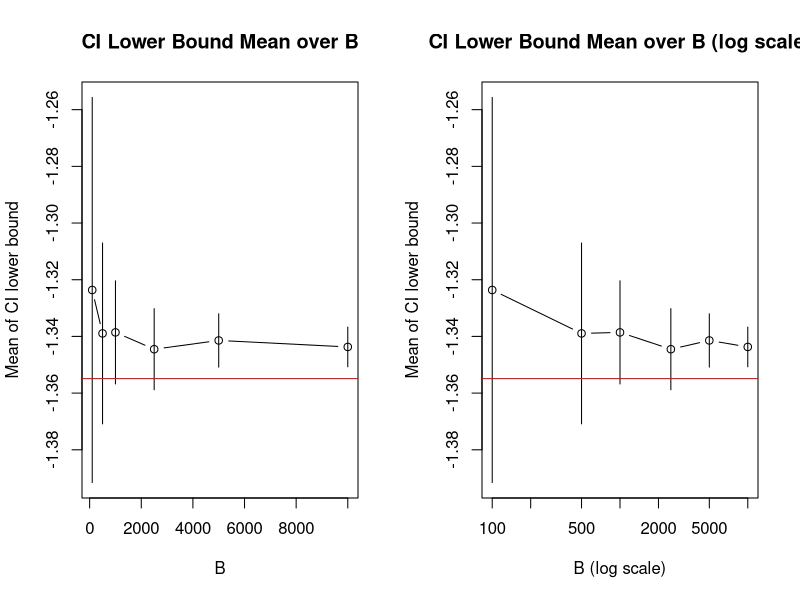
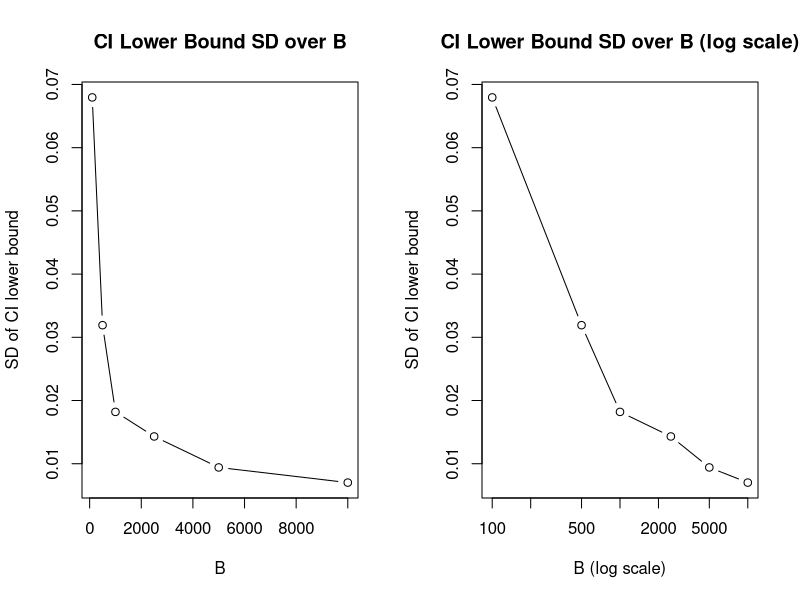
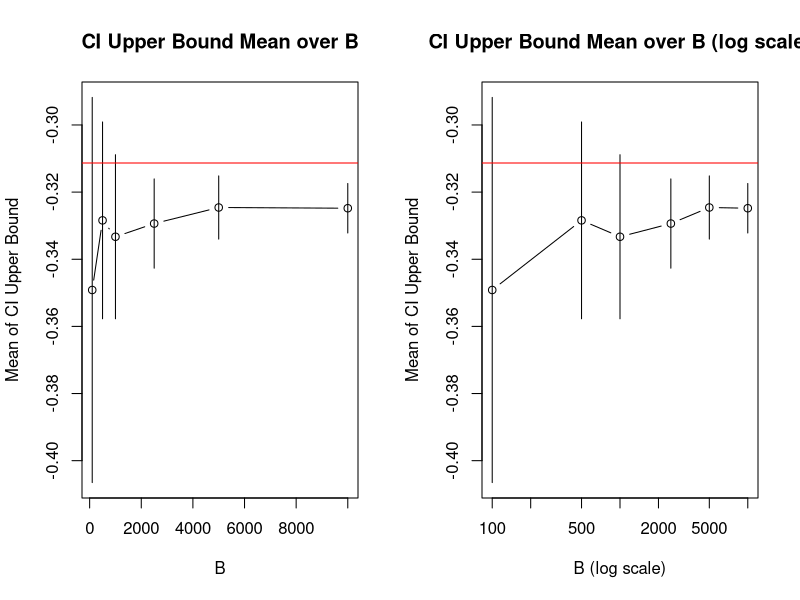
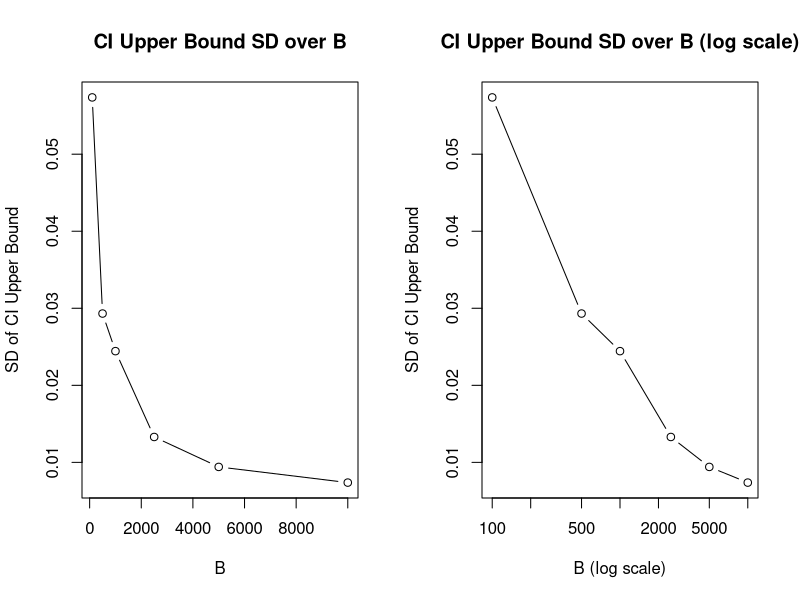

Here is the R script that generated these plots, in order:
B_values = c(100, 500, 1000, 2500, 5000, 10000)
# Repeat multiple times to get to steady state
repetitions = 100

n = 50
mu_1 = 3
sigma_1 = 1

m = 50
mu_2 = 4
sigma_2 = 2

X = rnorm(n, mean = mu_1, sd = sigma_1)
Y = rnorm(m, mean = mu_2, sd = sigma_2)

# For calculated CI, use Welch's t-test which does not assume equal variances
normal_t_test = t.test(X, Y, conf.level = 0.95)
calculated_ci = normal_t_test$conf.int

bootstrap_ci = function(X, Y, B) {
  bootstrap_differences = rep(0, B)
  for (j in 1:B) {
    boot_x = sample(X, n, replace = TRUE)
    boot_y = sample(Y, m, replace = TRUE)
    
    bootstrap_differences[j] = mean(boot_x) - mean(boot_y)
  }
  
  bootstrap_ci = quantile(bootstrap_differences, probs = c(0.025, 0.975))
  
}

bootstrap_results = data.frame(B = integer(), ci_lower = numeric(), ci_upper = numeric())
for (B in B_values) {
  
  lower_results = rep(0, repetitions)
  upper_results = rep(0, repetitions)
  for (r in 1:repetitions) {
    bootstrap_result = bootstrap_ci(X, Y, B)
    lower_results[r] = bootstrap_result[1]
    upper_results[r] = bootstrap_result[2]
  }
  
  bootstrap_results = rbind(bootstrap_results, data.frame(
    B = B,
    lower_mean = mean(lower_results),
    lower_sd = sd(lower_results),
    upper_mean = mean(upper_results),
    upper_sd = sd(upper_results)
  ))
}

sprintf("Calculated CI: [%f, %f]", calculated_ci[1], calculated_ci[2])

print(bootstrap_results)

# Lower means, normal and log
par(mfrow = c(1, 2))
plot(bootstrap_results$B, bootstrap_results$lower_mean,
     type = "b", 
     ylim = range(c(bootstrap_results$lower_mean - bootstrap_results$lower_sd,
                    bootstrap_results$lower_mean + bootstrap_results$lower_sd)),
     xlab = "B", 
     ylab = "Mean of CI lower bound",
     main = "CI Lower Bound Mean over B")
arrows(bootstrap_results$B,
       bootstrap_results$lower_mean - bootstrap_results$lower_sd,
       bootstrap_results$B,
       bootstrap_results$lower_mean + bootstrap_results$lower_sd,
       code=0
)
abline(h = calculated_ci[1], col = "red")
plot(bootstrap_results$B, bootstrap_results$lower_mean,
     type = "b", 
     log = "x",
     ylim = range(c(bootstrap_results$lower_mean - bootstrap_results$lower_sd,
                    bootstrap_results$lower_mean + bootstrap_results$lower_sd)),
     xlab = "B (log scale)", 
     ylab = "Mean of CI lower bound",
     main = "CI Lower Bound Mean over B (log scale)")
arrows(bootstrap_results$B,
       bootstrap_results$lower_mean - bootstrap_results$lower_sd,
       bootstrap_results$B,
       bootstrap_results$lower_mean + bootstrap_results$lower_sd,
       code=0
)
abline(h = calculated_ci[1], col = "red")

# Lower SDs, normal and log
par(mfrow = c(1, 2))
plot(bootstrap_results$B, bootstrap_results$lower_sd,
     type = "b", 
     xlab = "B", 
     ylab = "SD of CI lower bound",
     main = "CI Lower Bound SD over B")
plot(bootstrap_results$B, bootstrap_results$lower_sd,
     type = "b", 
     log = "x",
     xlab = "B (log scale)", 
     ylab = "SD of CI lower bound",
     main = "CI Lower Bound SD over B (log scale)")

# Upper means, normal and log
par(mfrow = c(1, 2))
plot(bootstrap_results$B, bootstrap_results$upper_mean,
     type = "b", 
     ylim = range(c(bootstrap_results$upper_mean - bootstrap_results$upper_sd,
                    bootstrap_results$upper_mean + bootstrap_results$upper_sd)),
     xlab = "B", 
     ylab = "Mean of CI Upper Bound",
     main = "CI Upper Bound Mean over B")
arrows(bootstrap_results$B,
       bootstrap_results$upper_mean - bootstrap_results$upper_sd,
       bootstrap_results$B,
       bootstrap_results$upper_mean + bootstrap_results$upper_sd,
       code=0
)
abline(h = calculated_ci[2], col = "red")
plot(bootstrap_results$B, bootstrap_results$upper_mean,
     type = "b", 
     log = "x",
     ylim = range(c(bootstrap_results$upper_mean - bootstrap_results$upper_sd,
                    bootstrap_results$upper_mean + bootstrap_results$upper_sd)),
     xlab = "B (log scale)", 
     ylab = "Mean of CI Upper Bound",
     main = "CI Upper Bound Mean over B (log scale)")
arrows(bootstrap_results$B,
       bootstrap_results$upper_mean - bootstrap_results$upper_sd,
       bootstrap_results$B,
       bootstrap_results$upper_mean + bootstrap_results$upper_sd,
       code=0
)
abline(h = calculated_ci[2], col = "red")

# Upper SDs, normal and log
par(mfrow = c(1, 2))
plot(bootstrap_results$B, bootstrap_results$upper_sd,
     type = "b",
     xlab = "B", 
     ylab = "SD of CI Upper Bound",
     main = "CI Upper Bound SD over B")
plot(bootstrap_results$B, bootstrap_results$upper_sd,
     type = "b", 
     log = "x",
     xlab = "B (log scale)", 
     ylab = "SD of CI Upper Bound",
     main = "CI Upper Bound SD over B (log scale)")
